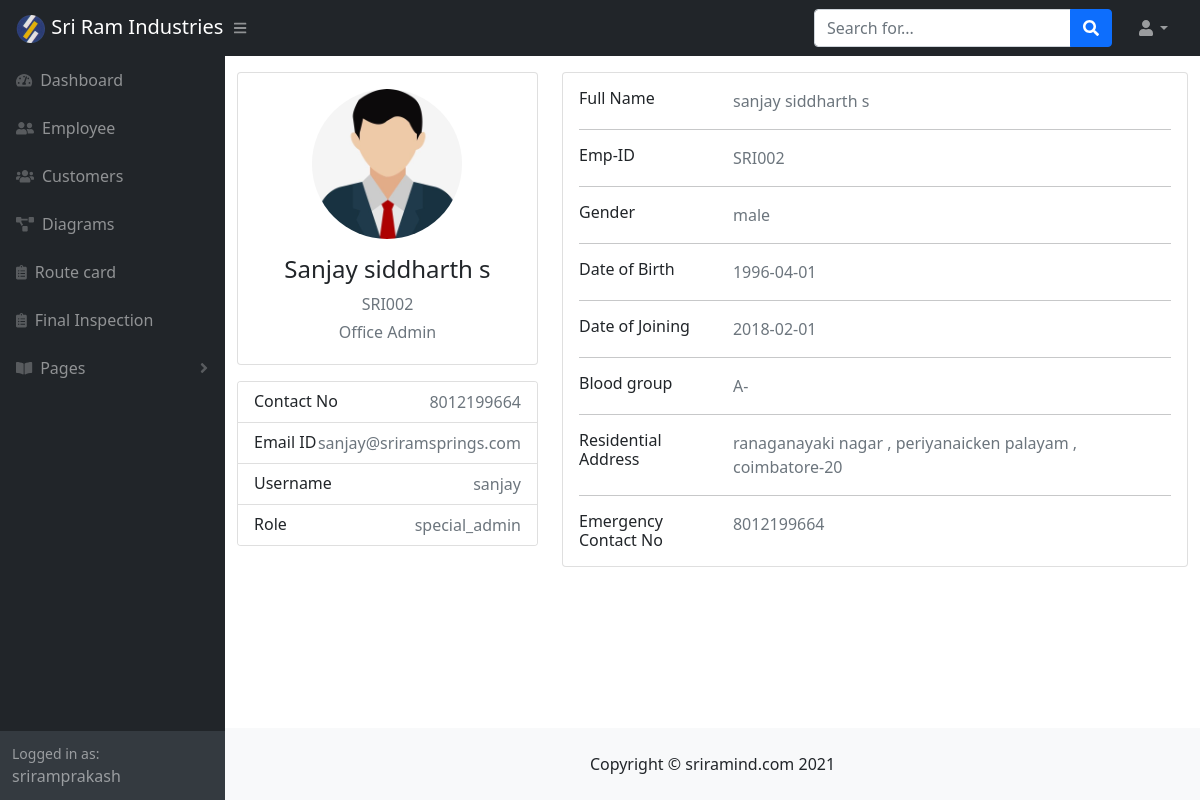
Page /view_employee.php?id=4 (signed in) on the committed database.
### tables this page shows
CREATE TABLE `mst_employee` (
  `id` int(11) NOT NULL,
  `emp_name` varchar(100) NOT NULL,
  `emp_id` varchar(10) NOT NULL,
  `emp_gender` varchar(10) NOT NULL,
  `emp_date_of_birth` date NOT NULL,
  `emp_date_of_joining` date NOT NULL,
  `emp_blood_group` varchar(10) NOT NULL,
  `emp_contact_no` varchar(15) NOT NULL,
  `emp_emergency_contact_no` varchar(15) NOT NULL,
  `emp_address` varchar(150) NOT NULL,
  `emp_profile_pic` varchar(250) NOT NULL,
  `emp_role_id` int(11) DEFAULT NULL,
  `emp_designation_id` int(11) NOT NULL,
  `emp_email` varchar(100) NOT NULL,
  `emp_username` varchar(100) NOT NULL,
  `emp_password` varchar(200) NOT NULL,
  `emp_is_login_user` tinyint(1) NOT NULL,
  `created_at` datetime NOT NULL DEFAULT current_timestamp(),
  `updated_at` datetime DEFAULT current_timestamp(),
  `is_active` tinyint(1) NOT NULL,
  `is_removed` tinyint(1) NOT NULL
);

CREATE TABLE `mst_designation` (
  `id` int(11) NOT NULL,
  `designation_name` varchar(100) NOT NULL,
  `description` varchar(150) NOT NULL,
  `created_at` datetime NOT NULL,
  `updated_at` datetime NOT NULL,
  `is_active` tinyint(1) NOT NULL,
  `is_removed` tinyint(1) NOT NULL
);

CREATE TABLE `mst_roles` (
  `id` int(50) NOT NULL,
  `role_name` varchar(255) NOT NULL,
  `description` varchar(255) NOT NULL,
  `created_at` datetime NOT NULL,
  `updated_at` datetime NOT NULL,
  `is_active` tinyint(1) NOT NULL,
  `is_removed` tinyint(1) NOT NULL
);

### view_employee.php (the view, shortened to what this page needs)
<?php
include('./db_connection.php');
$emp_view_query='select me.*, mr.id role_id, mr.role_name,
md.id designation_id, md.designation_name from mst_employee me
left join mst_roles mr on mr.id = me.emp_role_id
left join mst_designation md on md.id = me.emp_designation_id
where me.id='.$_GET['id'];
$eqry=mysqli_query($con,$emp_view_query);
$row=mysqli_fetch_array($eqry);
include('./header.php');
?>
<div class="container">
    <div class="main-body">
          <div class="row gutters-sm mt-3">
            <div class="col-md-4 mb-3">
              <div class="card">
                <div class="card-body">
                  <div class="d-flex flex-column align-items-center text-center">
                    <?php
                    $ext = explode('.',$row['emp_profile_pic']);
                    $ext_arr=array('jpg','jpeg','png');
                    if(in_array(strtolower(end($ext)),$ext_arr) && strpos($row['emp_profile_pic'],"ploads/"))
                      echo '<img src="'.$row['emp_profile_pic'].'" alt="Admin" class="rounded-circle" width="150">';
                    else echo '<img src="./assets/img/unkown.png" alt="Admin" class="rounded-circle" width="150">';
                    ?>
                    <div class="mt-3">
                      <h4><?php echo ucfirst($row['emp_name']); ?></h4>
                      <p class="text-secondary mb-1"><?php echo $row['emp_id']; ?></p>
                      <p class="text-secondary mb-1"><?php echo $row['designation_name']; ?></p>
                    </div>
                  </div>
                </div>
               </div>
                <div class="card mt-3">
                    <ul class="list-group list-group-flush">
                    <li class="list-group-item d-flex justify-content-between align-items-center flex-wrap">
                        <h6 class="mb-0">Contact No</h6>
                        <span class="text-secondary"><?php echo $row['emp_contact_no']; ?></span>
                    </li>
                    <li class="list-group-item d-flex justify-content-between align-items-center flex-wrap">
                        <h6 class="mb-0">Email ID</h6>
                        <span class="text-secondary"><?php echo $row['emp_email']; ?></span>
                    </li>
                    <li class="list-group-item d-flex justify-content-between align-items-center flex-wrap">
                        <h6 class="mb-0">Username</h6>
                        <span class="text-secondary"><?php echo $row['emp_username']; ?></span>
                    </li>
                    <li class="list-group-item d-flex justify-content-between align-items-center flex-wrap">
                        <h6 class="mb-0">Role</h6>
                        <span class="text-secondary"><?php echo $row['role_name']; ?></span>
                    </li>
                    </ul>
                </div>
            </div>
            <div class="col-md-8">
              <div class="card mb-3">
                <div class="card-body">
                  <div class="row">
                        <div class="col-sm-3">
                         <h6 class="mb-0"><label for="emp_name">Full Name</label></h6>
                        </div>
                        <div class="col-sm-9 text-secondary">
                        <?php echo $row['emp_name']; ?>
                        </div>
                    </div>
                    <hr>
                    <div class="row">
                        <div class="col-sm-3">
                        <h6 class="mb-0"><label for="emp_name">Emp-ID</label></h6>
                        </div>
                        <div class="col-sm-9 text-secondary">
                        <?php echo $row['emp_id']; ?>
                        </div>
                    </div>
                  <hr>
                  <div class="row">
                        <div class="col-sm-3">
                         <h6 class="mb-0">Gender</h6>
                        </div>
                        <div class="col-sm-9 text-secondary">
                        <?php echo $row['emp_gender']; ?>
                        </div>
                    </div>
                    <hr>
                    <div class="row">
                        <div class="col-sm-3">
                         <h6 class="mb-0">Date of Birth</h6>
                        </div>
                        <div class="col-sm-9 text-secondary">
                        <?php echo $row['emp_date_of_birth']; ?>
                        </div>
                    </div>
                    <hr>
                    <div class="row">
                        <div class="col-sm-3">
                         <h6 class="mb-0">Date of Joining</h6>
                        </div>
                        <div class="col-sm-9 text-secondary">
                        <?php echo $row['emp_date_of_joining']; ?>
                        </div>
                    </div>
                    <hr>
                    <div class="row">
                        <div class="col-sm-3">
                         <h6 class="mb-0">Blood group</h6>
                        </div>
                        <div class="col-sm-9 text-secondary">
                        <?php echo $row['emp_blood_group']; ?>
                        </div>
                    </div>
                    <hr>
                    <div class="row">
                        <div class="col-sm-3">
                         <h6 class="mb-0">Residential Address</h6>
                        </div>
                        <div class="col-sm-9 text-secondary">
                        <?php echo $row['emp_address']; ?>
                        </div>
                    </div>
                    <hr>
                    <div class="row">
                        <div class="col-sm-3">
                         <h6 class="mb-0">Emergency Contact No</h6>
                        </div>
                        <div class="col-sm-9 text-secondary">
                        <?php echo $row['emp_emergency_contact_no']; ?>
                        </div>
                    </div>
                </div>
              </div>
              </div>
          </div>
        </div>
    </div>
<?php include('./footer.php'); ?>

### rows in the picture
mst_employee: emp_profile_pic (picture), emp_name "Sanjay siddharth s", emp "SRI002", mst_designation.designation_name "Office Admin", emp_contact_no "8012199664", emp_email "sanjay@sriramsprings.com", emp_username "sanjay", mst_roles.role_name "special_admin", emp_name "sanjay siddharth s", emp_gender "male", emp_date_of_birth "1996-04-01", emp_date_of_joining "2018-02-01", emp_blood_group "A-", emp_address "ranaganayaki nagar , periyanaicken palayam , coimbatore-20", emp_emergency_contact_no "8012199664"

### other values in the picture
$_SESSION['username'] "sriramprakash"
